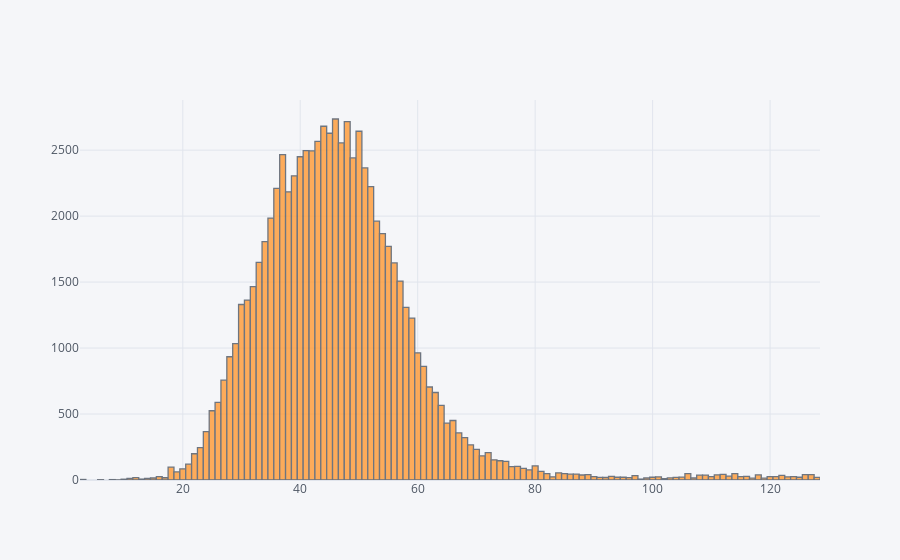

Write notebook code for a chart like this one.
### Code cell
pd.DataFrame({'len':mol_len}).iplot(kind='histogram')

### Figure 1 — Plotly figure (JSON) as saved in the notebook; plotly's stock layout.template omitted (floating-point values rounded to 4 significant figures; data arrays with more than 128 entries replaced by an {"elided": "..."} marker saying what was removed)
{"data": [{"histfunc": "count", "histnorm": "", "marker": {"color": "rgba(255, 153, 51, 1.0)", "line": {"color": "#4D5663", "width": 1.3}}, "name": "len", "opacity": 0.8, "orientation": "v", "type": "histogram", "x": {"elided": "76739 int values"}}], "layout": {"autosize": true, "barmode": "overlay", "legend": {"bgcolor": "#F5F6F9", "font": {"color": "#4D5663"}}, "paper_bgcolor": "#F5F6F9", "plot_bgcolor": "#F5F6F9", "title": {"font": {"color": "#4D5663"}}, "xaxis": {"autorange": true, "gridcolor": "#E1E5ED", "range": [2.5, 128.5], "showgrid": true, "tickfont": {"color": "#4D5663"}, "title": {"font": {"color": "#4D5663"}, "text": ""}, "type": "linear", "zerolinecolor": "#E1E5ED"}, "yaxis": {"autorange": true, "gridcolor": "#E1E5ED", "range": [0, 2880], "showgrid": true, "tickfont": {"color": "#4D5663"}, "title": {"font": {"color": "#4D5663"}, "text": ""}, "zerolinecolor": "#E1E5ED"}}}
